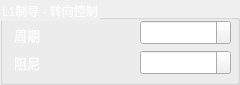
         <widget class="QGroupBox" name="f_pid_box_8">
          <property name="geometry">
           <rect>
            <x>275</x>
            <y>310</y>
            <width>240</width>
            <height>85</height>
           </rect>
          </property>
          <property name="styleSheet">
           <string notr="true">color: rgb(255, 255, 255);</string>
          </property>
          <property name="title">
           <string>L1制导 - 转向控制</string>
          </property>
          <widget class="QLabel" name="label_42">
           <property name="geometry">
            <rect>
             <x>14</x>
             <y>24</y>
             <width>43</width>
             <height>21</height>
            </rect>
           </property>
           <property name="font">
            <font>
             <pointsize>10</pointsize>
            </font>
           </property>
           <property name="text">
            <string>周期</string>
           </property>
          </widget>
          <widget class="QDoubleSpinBox" name="f_l1_period">
           <property name="geometry">
            <rect>
             <x>140</x>
             <y>20</y>
             <width>91</width>
             <height>25</height>
            </rect>
           </property>
           <property name="font">
            <font>
             <pointsize>10</pointsize>
            </font>
           </property>
          </widget>
          <widget class="QDoubleSpinBox" name="f_l1_drag">
           <property name="geometry">
            <rect>
             <x>140</x>
             <y>50</y>
             <width>91</width>
             <height>25</height>
            </rect>
           </property>
           <property name="font">
            <font>
             <pointsize>10</pointsize>
            </font>
           </property>
          </widget>
          <widget class="QLabel" name="label_43">
           <property name="geometry">
            <rect>
             <x>14</x>
             <y>52</y>
             <width>43</width>
             <height>21</height>
            </rect>
           </property>
           <property name="font">
            <font>
             <pointsize>10</pointsize>
            </font>
           </property>
           <property name="text">
            <string>阻尼</string>
           </property>
          </widget>
         </widget>
